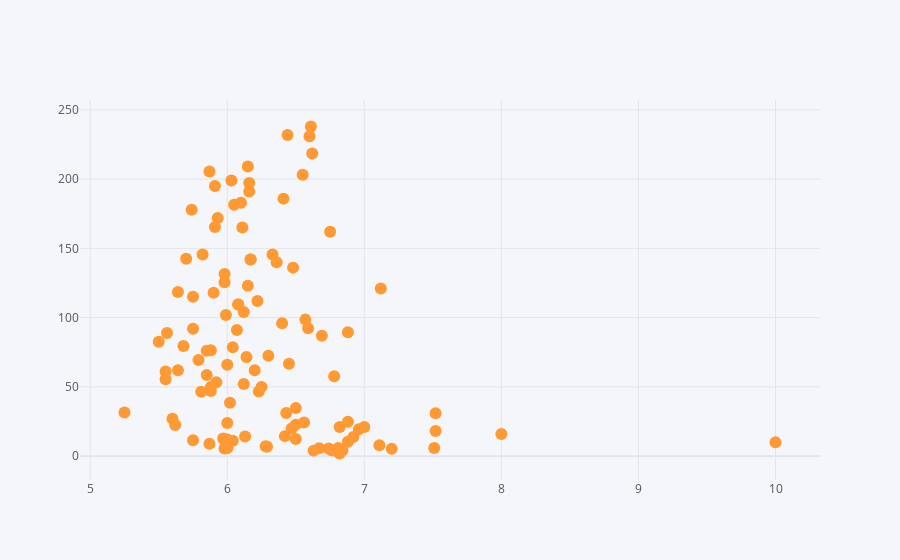

The notebook cell this image was saved under:
### Markdown cell above
Qui vediamo che giocatori come Kalulu, Singo, S. Bastoni, Rrhamani e Udogie si sono rivelate ottime soluzioni difensive

### Code cell
# Migliori centrocampisti per ROI-Fantamedia
%matplotlib inline
roi_serie_a[roi_serie_a['R']== 'C'].iplot(kind='scatter', x='Mf', y='ROI', mode='markers', text='Nome')

### Figure 1 — Plotly figure (JSON) as saved in the notebook; plotly's stock layout.template omitted (floating-point values rounded to 4 significant figures)
{"data": [{"line": {"color": "rgba(255, 153, 51, 1.0)", "dash": "solid", "shape": "linear", "width": 1.3}, "marker": {"size": 12, "symbol": "circle"}, "mode": "markers", "name": "ROI", "text": ["Volpato", "Pellegrini Lo.", "Djuricic", "Agudelo", "Miguel Veloso", "Soriano", "Sottil", "Cataldi", "Ederson D.s.", "Pasalic", "Barak", "Matheus Henrique", "Rincon", "Locatelli", "Milinkovic-Savic", "Henderson L.", "Amrabat", "Romero L.", "Basic", "Coulibaly L.", "Vieira", "Verre", "Bourabia", "Asllani", "Rovella", "Castrovilli", "Ilic", "Marin", "Grassi", "Tonali", "Rabiot", "Bakayoko", "Harroui", "Mandragora", "Linetty", "Ekdal", "Saelemaekers", "Ikone'", "Bandinelli", "Vignato", "Koopmeiners", "Nguiamba", "Askildsen", "Ricci S.", "Sher", "Praszelik", "Cristante", "Sensi", "Walace", "Bohinen", "Verdi", "Calhanoglu", "Pessina", "Medel", "Hongla", "Akpa Akpro", "Sabiri", "Chiesa", "Benassi", "Duncan", "Zaniolo", "Frattesi", "Miranchuk", "Kastanos", "De Roon", "Lopez M.", "Maggiore", "Dominguez", "Gagliardini", "Lazovic", "Zalewski", "Haas", "Aebischer", "Lukic", "Schouten", "Brozovic", "Miretti", "Orsolini", "Zambo Anguissa", "Zielinski", "Diaz B.", "Maleh", "Capezzi", "Makengo", "Bajrami", "Elmas", "Bonaventura", "Demme", "Arslan", "Jajalo", "Zaccagni", "Mkhitaryan", "Pereyra", "Vecino", "Messias", "Darboe", "Samardzic", "Tameze", "Krunic", "Lobotka", "Saponara", "Bennacer", "Kovalenko", "Luis Alberto", "Barella", "Mckennie", "Pobega", "Zurkowski", "Candreva", "Felipe Anderson", "Traore' Hj.", "Bove", "Malinovskyi", "Maldini"], "type": "scatter", "x": [10, 7.2, 6.8, 6.33, 5.98, 5.87, 6.36, 6.05, 6.4, 7.52, 7.52, 5.75, 5.64, 6.43, 7.51, 6.16, 6.08, 6, 5.9, 5.74, 5.64, 5.56, 6.25, 6.22, 6.15, 6.13, 6.02, 5.92, 5.91, 6.78, 5.6, 5.55, 5.55, 6.08, 5.75, 5.7, 6.12, 6.07, 6, 5.88, 6.59, 5.75, 5.5, 6.1, 6, 6, 5.99, 5.97, 5.87, 5.85, 7.12, 7.11, 6.04, 5.91, 5.85, 5.25, 6.88, 6.82, 5.68, 6.16, 5.98, 6.44, 6.42, 5.82, 6.23, 6.15, 6.14, 6.11, 6.57, 6.47, 5.88, 5.88, 5.81, 6.6, 6.12, 6.5, 6, 6.81, 6.3, 6.74, 6.29, 6.17, 5.62, 6.03, 6.82, 6.5, 6.45, 6.04, 5.93, 5.79, 6.88, 6.84, 6.28, 6.2, 6.56, 6, 6.69, 6.61, 6.17, 6.48, 6.75, 6.41, 5.98, 6.76, 6.92, 6.5, 6.55, 6.62, 6.88, 6.67, 6.96, 8, 6.63, 7], "y": [10, 5.254, 3.579, 145.6, 125.6, 8.933, 139.9, 181.5, 96, 31.02, 18.17, 115, 118.4, 31.08, 5.912, 197.1, 109.4, 12, 118, 177.9, 62.04, 88.96, 50, 112.0, 123, 14.1, 38.53, 53.28, 165.5, 57.63, 27.07, 61.05, 55.5, 109.4, 92, 142.5, 52.02, 91.05, 66, 49.98, 92.26, 11.5, 82.5, 183, 6, 6, 101.8, 12.79, 205.5, 58.5, 121.0, 7.821, 11.15, 195.0, 76.05, 31.5, 89.44, 1.91, 79.52, 191.0, 5.581, 231.8, 14.45, 145.5, 46.73, 209.1, 71.63, 165.0, 98.55, 20.0, 76.44, 47.04, 46.48, 231, 104.0, 22.75, 24, 5.902, 72.45, 5.589, 6.756, 141.9, 22.48, 199.0, 21.08, 34.67, 66.65, 78.52, 172.0, 69.48, 10.32, 4.327, 7.222, 62, 24.37, 6, 86.97, 238.0, 141.9, 136.1, 162, 185.9, 131.6, 4.256, 13.84, 12.35, 203.0, 218.5, 24.77, 5.632, 19.49, 16, 3.978, 21]}], "layout": {"legend": {"bgcolor": "#F5F6F9", "font": {"color": "#4D5663"}}, "paper_bgcolor": "#F5F6F9", "plot_bgcolor": "#F5F6F9", "title": {"font": {"color": "#4D5663"}}, "xaxis": {"gridcolor": "#E1E5ED", "showgrid": true, "tickfont": {"color": "#4D5663"}, "title": {"font": {"color": "#4D5663"}, "text": ""}, "zerolinecolor": "#E1E5ED"}, "yaxis": {"gridcolor": "#E1E5ED", "showgrid": true, "tickfont": {"color": "#4D5663"}, "title": {"font": {"color": "#4D5663"}, "text": ""}, "zerolinecolor": "#E1E5ED"}}}
